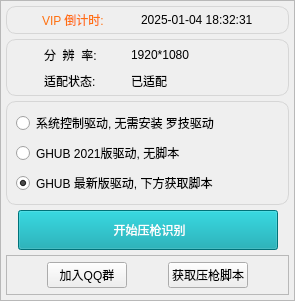
            <widget class="QFrame" name="frame_15">
             <property name="sizePolicy">
              <sizepolicy hsizetype="Preferred" vsizetype="Preferred">
               <horstretch>1</horstretch>
               <verstretch>0</verstretch>
              </sizepolicy>
             </property>
             <property name="frameShape">
              <enum>QFrame::StyledPanel</enum>
             </property>
             <property name="frameShadow">
              <enum>QFrame::Raised</enum>
             </property>
             <layout class="QVBoxLayout" name="verticalLayout_4">
              <property name="spacing">
               <number>5</number>
              </property>
              <property name="leftMargin">
               <number>5</number>
              </property>
              <property name="topMargin">
               <number>5</number>
              </property>
              <property name="rightMargin">
               <number>5</number>
              </property>
              <property name="bottomMargin">
               <number>5</number>
              </property>
              <item>
               <widget class="QFrame" name="frame_3">
                <property name="sizePolicy">
                 <sizepolicy hsizetype="Preferred" vsizetype="Preferred">
                  <horstretch>0</horstretch>
                  <verstretch>1</verstretch>
                 </sizepolicy>
                </property>
                <property name="minimumSize">
                 <size>
                  <width>0</width>
                  <height>25</height>
                 </size>
                </property>
                <property name="styleSheet">
                 <string notr="true">#frame_3{
	border: none;
	border-radius: 10px;
	border: 1px solid rgb(214, 214, 214);
}</string>
                </property>
                <property name="frameShape">
                 <enum>QFrame::StyledPanel</enum>
                </property>
                <property name="frameShadow">
                 <enum>QFrame::Raised</enum>
                </property>
                <layout class="QHBoxLayout" name="horizontalLayout_15">
                 <property name="spacing">
                  <number>0</number>
                 </property>
                 <property name="leftMargin">
                  <number>2</number>
                 </property>
                 <property name="topMargin">
                  <number>2</number>
                 </property>
                 <property name="rightMargin">
                  <number>2</number>
                 </property>
                 <property name="bottomMargin">
                  <number>2</number>
                 </property>
                 <item>
                  <spacer name="horizontalSpacer_16">
                   <property name="orientation">
                    <enum>Qt::Horizontal</enum>
                   </property>
                   <property name="sizeHint" stdset="0">
                    <size>
                     <width>22</width>
                     <height>22</height>
                    </size>
                   </property>
                  </spacer>
                 </item>
                 <item>
                  <widget class="StrongBodyLabel" name="StrongBodyLabel_7">
                   <property name="styleSheet">
                    <string notr="true">FluentLabelBase {
    color: black;
}

HyperlinkLabel {
    color: #009faa;
    border: none;
    background-color: transparent;
    text-align: left;
    padding: 0;
    margin: 0;
}

HyperlinkLabel[underline=true] {
    text-decoration: underline;
}

HyperlinkLabel[underline=false] {
    text-decoration: none;
}

HyperlinkLabel:hover {
    color: #007780;
}

HyperlinkLabel:pressed {
    color: #00a7b3;
}
FluentLabelBase{color:#000000}

#StrongBodyLabel_7{
	color: rgb(255, 112, 16);
}</string>
                   </property>
                   <property name="text">
                    <string>VIP 倒计时: </string>
                   </property>
                  </widget>
                 </item>
                 <item>
                  <spacer name="horizontalSpacer_29">
                   <property name="orientation">
                    <enum>Qt::Horizontal</enum>
                   </property>
                   <property name="sizeHint" stdset="0">
                    <size>
                     <width>23</width>
                     <height>22</height>
                    </size>
                   </property>
                  </spacer>
                 </item>
                 <item>
                  <widget class="StrongBodyLabel" name="StrongBodyLabel_8">
                   <property name="text">
                    <string>2025-01-04 18:32:31</string>
                   </property>
                  </widget>
                 </item>
                 <item>
                  <spacer name="horizontalSpacer_28">
                   <property name="orientation">
                    <enum>Qt::Horizontal</enum>
                   </property>
                   <property name="sizeHint" stdset="0">
                    <size>
                     <width>22</width>
                     <height>22</height>
                    </size>
                   </property>
                  </spacer>
                 </item>
                </layout>
               </widget>
              </item>
              <item>
               <widget class="QFrame" name="frame">
                <property name="sizePolicy">
                 <sizepolicy hsizetype="Preferred" vsizetype="Preferred">
                  <horstretch>0</horstretch>
                  <verstretch>2</verstretch>
                 </sizepolicy>
                </property>
                <property name="minimumSize">
                 <size>
                  <width>0</width>
                  <height>0</height>
                 </size>
                </property>
                <property name="maximumSize">
                 <size>
                  <width>16777215</width>
                  <height>1666777</height>
                 </size>
                </property>
                <property name="styleSheet">
                 <string notr="true">#frame{
	border: none;
	border-radius: 10px;
	border: 1px solid rgb(214, 214, 214);
}</string>
                </property>
                <property name="frameShape">
                 <enum>QFrame::NoFrame</enum>
                </property>
                <layout class="QVBoxLayout" name="verticalLayout_11">
                 <property name="spacing">
                  <number>1</number>
                 </property>
                 <property name="leftMargin">
                  <number>2</number>
                 </property>
                 <property name="topMargin">
                  <number>2</number>
                 </property>
                 <property name="rightMargin">
                  <number>2</number>
                 </property>
                 <property name="bottomMargin">
                  <number>2</number>
                 </property>
                 <item>
                  <widget class="QFrame" name="frame_8">
                   <property name="sizePolicy">
                    <sizepolicy hsizetype="Expanding" vsizetype="Preferred">
                     <horstretch>0</horstretch>
                     <verstretch>1</verstretch>
                    </sizepolicy>
                   </property>
                   <property name="minimumSize">
                    <size>
                     <width>0</width>
                     <height>25</height>
                    </size>
                   </property>
                   <property name="maximumSize">
                    <size>
                     <width>16777215</width>
                     <height>32</height>
                    </size>
                   </property>
                   <property name="styleSheet">
                    <string notr="true">#frame_8{
	border: nome;
	
}</string>
                   </property>
                   <property name="frameShape">
                    <enum>QFrame::NoFrame</enum>
                   </property>
                   <layout class="QHBoxLayout" name="horizontalLayout_2">
                    <property name="spacing">
                     <number>0</number>
                    </property>
                    <property name="leftMargin">
                     <number>0</number>
                    </property>
                    <property name="topMargin">
                     <number>0</number>
                    </property>
                    <property name="rightMargin">
                     <number>0</number>
                    </property>
                    <property name="bottomMargin">
                     <number>0</number>
                    </property>
                    <item>
                     <spacer name="horizontalSpacer_9">
                      <property name="orientation">
                       <enum>Qt::Horizontal</enum>
                      </property>
                      <property name="sizeHint" stdset="0">
                       <size>
                        <width>1</width>
                        <height>20</height>
                       </size>
                      </property>
                     </spacer>
                    </item>
                    <item>
                     <widget class="StrongBodyLabel" name="StrongBodyLabel">
                      <property name="text">
                       <string>分  辨  率:</string>
                      </property>
                     </widget>
                    </item>
                    <item>
                     <spacer name="horizontalSpacer_7">
                      <property name="orientation">
                       <enum>Qt::Horizontal</enum>
                      </property>
                      <property name="sizeHint" stdset="0">
                       <size>
                        <width>1</width>
                        <height>20</height>
                       </size>
                      </property>
                     </spacer>
                    </item>
                    <item>
                     <widget class="StrongBodyLabel" name="StrongBodyLabel_2">
                      <property name="minimumSize">
                       <size>
                        <width>120</width>
                        <height>0</height>
                       </size>
                      </property>
                      <property name="text">
                       <string>1920*1080</string>
                      </property>
                     </widget>
                    </item>
                    <item>
                     <spacer name="horizontalSpacer_38">
                      <property name="orientation">
                       <enum>Qt::Horizontal</enum>
                      </property>
                      <property name="sizeHint" stdset="0">
                       <size>
                        <width>1</width>
                        <height>20</height>
                       </size>
                      </property>
                     </spacer>
                    </item>
                   </layout>
                  </widget>
                 </item>
                 <item>
                  <widget class="QFrame" name="frame_31">
                   <property name="sizePolicy">
                    <sizepolicy hsizetype="Expanding" vsizetype="Preferred">
                     <horstretch>0</horstretch>
                     <verstretch>1</verstretch>
                    </sizepolicy>
                   </property>
                   <property name="minimumSize">
                    <size>
                     <width>0</width>
                     <height>25</height>
                    </size>
                   </property>
                   <property name="maximumSize">
                    <size>
                     <width>16777215</width>
                     <height>32</height>
                    </size>
                   </property>
                   <property name="styleSheet">
                    <string notr="true">#frame_8{
	border: nome;
	
}</string>
                   </property>
                   <property name="frameShape">
                    <enum>QFrame::NoFrame</enum>
                   </property>
                   <layout class="QHBoxLayout" name="horizontalLayout_3">
                    <property name="spacing">
                     <number>0</number>
                    </property>
                    <property name="leftMargin">
                     <number>0</number>
                    </property>
                    <property name="topMargin">
                     <number>0</number>
                    </property>
                    <property name="rightMargin">
                     <number>0</number>
                    </property>
                    <property name="bottomMargin">
                     <number>0</number>
                    </property>
                    <item>
                     <spacer name="horizontalSpacer_10">
                      <property name="orientation">
                       <enum>Qt::Horizontal</enum>
                      </property>
                      <property name="sizeHint" stdset="0">
                       <size>
                        <width>1</width>
                        <height>20</height>
                       </size>
                      </property>
                     </spacer>
                    </item>
                    <item>
                     <widget class="StrongBodyLabel" name="StrongBodyLabel_5">
                      <property name="text">
                       <string>适配状态:</string>
                      </property>
                     </widget>
                    </item>
                    <item>
                     <spacer name="horizontalSpacer_12">
                      <property name="orientation">
                       <enum>Qt::Horizontal</enum>
                      </property>
                      <property name="sizeHint" stdset="0">
                       <size>
                        <width>1</width>
                        <height>20</height>
                       </size>
                      </property>
                     </spacer>
                    </item>
                    <item>
                     <widget class="StrongBodyLabel" name="StrongBodyLabel_6">
                      <property name="minimumSize">
                       <size>
                        <width>120</width>
                        <height>0</height>
                       </size>
                      </property>
                      <property name="text">
                       <string>已适配</string>
                      </property>
                     </widget>
                    </item>
                    <item>
                     <spacer name="horizontalSpacer_63">
                      <property name="orientation">
                       <enum>Qt::Horizontal</enum>
                      </property>
                      <property name="sizeHint" stdset="0">
                       <size>
                        <width>1</width>
                        <height>20</height>
                       </size>
                      </property>
                     </spacer>
                    </item>
                   </layout>
                  </widget>
                 </item>
                </layout>
               </widget>
              </item>
              <item>
               <widget class="QFrame" name="frame_5">
                <property name="sizePolicy">
                 <sizepolicy hsizetype="Preferred" vsizetype="Preferred">
                  <horstretch>0</horstretch>
                  <verstretch>3</verstretch>
                 </sizepolicy>
                </property>
                <property name="minimumSize">
                 <size>
                  <width>0</width>
                  <height>0</height>
                 </size>
                </property>
                <property name="maximumSize">
                 <size>
                  <width>16777215</width>
                  <height>16777215</height>
                 </size>
                </property>
                <property name="styleSheet">
                 <string notr="true">#frame_5{
	border: 1px solid rgb(214, 214, 214);
	border-radius: 10px;
}</string>
                </property>
                <property name="frameShape">
                 <enum>QFrame::NoFrame</enum>
                </property>
                <layout class="QVBoxLayout" name="verticalLayout_2">
                 <item>
                  <widget class="RadioButton" name="RadioButton_2">
                   <property name="text">
                    <string>系统控制驱动, 无需安装 罗技驱动</string>
                   </property>
                   <property name="checked">
                    <bool>false</bool>
                   </property>
                  </widget>
                 </item>
                 <item>
                  <widget class="RadioButton" name="RadioButton_4">
                   <property name="text">
                    <string>GHUB 2021版驱动, 无脚本</string>
                   </property>
                   <property name="checked">
                    <bool>false</bool>
                   </property>
                  </widget>
                 </item>
                 <item>
                  <widget class="RadioButton" name="RadioButton_19">
                   <property name="text">
                    <string>GHUB 最新版驱动, 下方获取脚本</string>
                   </property>
                   <property name="checked">
                    <bool>true</bool>
                   </property>
                  </widget>
                 </item>
                </layout>
               </widget>
              </item>
              <item>
               <widget class="QFrame" name="frame_20">
                <property name="sizePolicy">
                 <sizepolicy hsizetype="Preferred" vsizetype="Preferred">
                  <horstretch>0</horstretch>
                  <verstretch>1</verstretch>
                 </sizepolicy>
                </property>
                <property name="maximumSize">
                 <size>
                  <width>16777215</width>
                  <height>55</height>
                 </size>
                </property>
                <property name="styleSheet">
                 <string notr="true">#frame_20{
	border: none;
}</string>
                </property>
                <property name="frameShape">
                 <enum>QFrame::NoFrame</enum>
                </property>
                <layout class="QHBoxLayout" name="horizontalLayout_9">
                 <property name="spacing">
                  <number>0</number>
                 </property>
                 <property name="leftMargin">
                  <number>0</number>
                 </property>
                 <property name="topMargin">
                  <number>0</number>
                 </property>
                 <property name="rightMargin">
                  <number>0</number>
                 </property>
                 <property name="bottomMargin">
                  <number>0</number>
                 </property>
                 <item>
                  <spacer name="horizontalSpacer">
                   <property name="orientation">
                    <enum>Qt::Horizontal</enum>
                   </property>
                   <property name="sizeHint" stdset="0">
                    <size>
                     <width>1</width>
                     <height>20</height>
                    </size>
                   </property>
                  </spacer>
                 </item>
                 <item>
                  <widget class="PushButton" name="PushButton">
                   <property name="minimumSize">
                    <size>
                     <width>260</width>
                     <height>40</height>
                    </size>
                   </property>
                   <property name="maximumSize">
                    <size>
                     <width>260</width>
                     <height>16777215</height>
                    </size>
                   </property>
                   <property name="styleSheet">
                    <string notr="true">#PushButton{	
	font:700 16pt &quot;黑体&quot;;
	color: rgb(255, 255, 255);
	background: rgb(0, 159, 170);
}
#PushButton:hover{	
	font:700 16pt &quot;黑体&quot;;
	color: rgb(255, 255, 255);
	background: qlineargradient(spread:pad, x1:0, y1:0, x2:1, y2:0, stop:0 rgb(255, 75, 15), stop:1 rgb(38, 255, 208));
}

PushButton, ToolButton, ToggleButton, ToggleToolButton {
    color: black;
    background: rgba(255, 255, 255, 0.7);
    border: 1px solid rgba(0, 0, 0, 0.073);
    border-bottom: 1px solid rgba(0, 0, 0, 0.183);
    border-radius: 5px;
    /* font: 14px 'Segoe UI', 'Microsoft YaHei'; */
    padding: 5px 12px 6px 12px;
    outline: none;
}

ToolButton {
    padding: 5px 9px 6px 8px;
}

PushButton[isPlaceholderText=true] {
    color: rgba(0, 0, 0, 0.6063);
}

PushButton[hasIcon=false] {
    padding: 5px 12px 6px 12px;
}

PushButton[hasIcon=true] {
    padding: 5px 12px 6px 36px;
}

DropDownToolButton, PrimaryDropDownToolButton {
    padding: 5px 31px 6px 8px;
}

DropDownPushButton[hasIcon=false],
PrimaryDropDownPushButton[hasIcon=false] {
    padding: 5px 31px 6px 12px;
}

DropDownPushButton[hasIcon=true],
PrimaryDropDownPushButton[hasIcon=true] {
    padding: 5px 31px 6px 36px;
}

PushButton:hover, ToolButton:hover, ToggleButton:hover, ToggleToolButton:hover {
    background: rgba(249, 249, 249, 0.5);
}

PushButton:pressed, ToolButton:pressed, ToggleButton:pressed, ToggleToolButton:pressed {
    color: rgba(0, 0, 0, 0.63);
    background: rgba(249, 249, 249, 0.3);
    border-bottom: 1px solid rgba(0, 0, 0, 0.073);
}

PushButton:disabled, ToolButton:disabled, ToggleButton:disabled, ToggleToolButton:disabled {
    color: rgba(0, 0, 0, 0.36);
    background: rgba(249, 249, 249, 0.3);
    border: 1px solid rgba(0, 0, 0, 0.06);
    border-bottom: 1px solid rgba(0, 0, 0, 0.06);
}


PrimaryPushButton,
PrimaryToolButton,
ToggleButton:checked,
ToggleToolButton:checked {
    color: white;
    background-color: #009faa;
    border: 1px solid #00a7b3;
    border-bottom: 1px solid #007780;
}

PrimaryPushButton:hover,
PrimaryToolButton:hover,
ToggleButton:checked:hover,
ToggleToolButton:checked:hover {
    background-color: #00a7b3;
    border: 1px solid #2daab3;
    border-bottom: 1px solid #007780;
}

PrimaryPushButton:pressed,
PrimaryToolButton:pressed,
ToggleButton:checked:pressed,
ToggleToolButton:checked:pressed {
    color: rgba(255, 255, 255, 0.63);
    background-color: #3eabb3;
    border: 1px solid #3eabb3;
}

PrimaryPushButton:disabled,
PrimaryToolButton:disabled,
ToggleButton:checked:disabled,
ToggleToolButton:checked:disabled {
    color: rgba(255, 255, 255, 0.9);
    background-color: rgb(205, 205, 205);
    border: 1px solid rgb(205, 205, 205);
}

SplitDropButton,
PrimarySplitDropButton {
    border-left: none;
    border-top-left-radius: 0;
    border-bottom-left-radius: 0;
}

#splitPushButton,
#splitToolButton,
#primarySplitPushButton,
#primarySplitToolButton {
    border-top-right-radius: 0;
    border-bottom-right-radius: 0;
}

#splitPushButton:pressed,
#splitToolButton:pressed,
SplitDropButton:pressed {
    border-bottom: 1px solid rgba(0, 0, 0, 0.183);
}

PrimarySplitDropButton:pressed {
    border-bottom: 1px solid #007780;
}

#primarySplitPushButton, #primarySplitToolButton {
    border-right: 1px solid #3eabb3;
}

#primarySplitPushButton:pressed, #primarySplitToolButton:pressed {
    border-bottom: 1px solid #007780;
}

HyperlinkButton {
    /* font: 14px 'Segoe UI', 'Microsoft YaHei'; */
    padding: 6px 12px 6px 12px;
    color: #009faa;
    border: none;
    border-radius: 6px;
    background-color: transparent;
}

HyperlinkButton[hasIcon=false] {
    padding: 6px 12px 6px 12px;
}

HyperlinkButton[hasIcon=true] {
    padding: 6px 12px 6px 36px;
}

HyperlinkButton:hover {
    color: #009faa;
    background-color: rgba(0, 0, 0, 10);
    border: none;
}

HyperlinkButton:pressed {
    color: #009faa;
    background-color: rgba(0, 0, 0, 6);
    border: none;
}

HyperlinkButton:disabled {
    color: rgba(0, 0, 0, 0.43);
    background-color: transparent;
    border: none;
}


RadioButton {
    min-height: 24px;
    max-height: 24px;
    background-color: transparent;
    font: 14px 'Segoe UI', 'Microsoft YaHei', 'PingFang SC';
    color: black;
}

RadioButton::indicator {
    width: 18px;
    height: 18px;
    border-radius: 11px;
    border: 2px solid #999999;
    background-color: rgba(0, 0, 0, 5);
    margin-right: 4px;
}

RadioButton::indicator:hover {
    background-color: rgba(0, 0, 0, 0);
}

RadioButton::indicator:pressed {
    border: 2px solid #bbbbbb;
    background-color: qradialgradient(spread:pad, cx:0.5, cy:0.5, radius:0.5, fx:0.5, fy:0.5,
            stop:0 rgb(255, 255, 255),
            stop:0.5 rgb(255, 255, 255),
            stop:0.6 rgb(225, 224, 223),
            stop:1 rgb(225, 224, 223));
}

RadioButton::indicator:checked {
    height: 22px;
    width: 22px;
    border: none;
    border-radius: 11px;
    background-color: qradialgradient(spread:pad, cx:0.5, cy:0.5, radius:0.5, fx:0.5, fy:0.5,
            stop:0 rgb(255, 255, 255),
            stop:0.5 rgb(255, 255, 255),
            stop:0.6 #009faa,
            stop:1 #009faa);
}

RadioButton::indicator:checked:hover {
    background-color: qradialgradient(spread:pad, cx:0.5, cy:0.5, radius:0.5, fx:0.5, fy:0.5,
            stop:0 rgb(255, 255, 255),
            stop:0.6 rgb(255, 255, 255),
            stop:0.7 #009faa,
            stop:1 #009faa);
}

RadioButton::indicator:checked:pressed {
    background-color: qradialgradient(spread:pad, cx:0.5, cy:0.5, radius:0.5, fx:0.5, fy:0.5,
            stop:0 rgb(255, 255, 255),
            stop:0.5 rgb(255, 255, 255),
            stop:0.6 #009faa,
            stop:1 #009faa);
}

RadioButton:disabled {
    color: rgba(0, 0, 0, 110);
}

RadioButton::indicator:disabled {
    border: 2px solid #bbbbbb;
    background-color: transparent;
}

RadioButton::indicator:disabled:checked {
    border: none;
    background-color: qradialgradient(spread:pad, cx:0.5, cy:0.5, radius:0.5, fx:0.5, fy:0.5,
            stop:0 rgb(255, 255, 255),
            stop:0.5 rgb(255, 255, 255),
            stop:0.6 rgba(0, 0, 0, 0.2169),
            stop:1 rgba(0, 0, 0, 0.2169));
}

TransparentToolButton,
TransparentToggleToolButton,
TransparentDropDownToolButton,
TransparentPushButton,
TransparentDropDownPushButton,
TransparentTogglePushButton {
    background-color: transparent;
    border: none;
    border-radius: 5px;
    margin: 0;
}

TransparentToolButton:hover,
TransparentToggleToolButton:hover,
TransparentDropDownToolButton:hover,
TransparentPushButton:hover,
TransparentDropDownPushButton:hover,
TransparentTogglePushButton:hover {
    background-color: rgba(0, 0, 0, 9);
    border: none;
}

TransparentToolButton:pressed,
TransparentToggleToolButton:pressed,
TransparentDropDownToolButton:pressed,
TransparentPushButton:pressed,
TransparentDropDownPushButton:pressed,
TransparentTogglePushButton:pressed {
    background-color: rgba(0, 0, 0, 6);
    border: none;
}

TransparentToolButton:disabled,
TransparentToggleToolButton:disabled,
TransparentDropDownToolButton:disabled,
TransprentPushButton:disabled,
TransparentDropDownPushButton:disabled,
TransprentTogglePushButton:disabled {
    background-color: transparent;
    border: none;
}


PillPushButton,
PillPushButton:hover,
PillPushButton:pressed,
PillPushButton:disabled,
PillPushButton:checked,
PillPushButton:checked:hover,
PillPushButton:checked:pressed,
PillPushButton:disabled:checked,
PillToolButton,
PillToolButton:hover,
PillToolButton:pressed,
PillToolButton:disabled,
PillToolButton:checked,
PillToolButton:checked:hover,
PillToolButton:checked:pressed,
PillToolButton:disabled:checked {
    background-color: transparent;
    border: none;
}
</string>
                   </property>
                   <property name="text">
                    <string> 开始压枪识别</string>
                   </property>
                   <property name="icon">
                    <iconset resource="../../resource.qrc">
                     <normaloff>:/icon/app/resource/icon/start.png</normaloff>:/icon/app/resource/icon/start.png</iconset>
                   </property>
                   <property name="iconSize">
                    <size>
                     <width>24</width>
                     <height>24</height>
                    </size>
                   </property>
                  </widget>
                 </item>
                 <item>
                  <spacer name="horizontalSpacer_2">
                   <property name="orientation">
                    <enum>Qt::Horizontal</enum>
                   </property>
                   <property name="sizeHint" stdset="0">
                    <size>
                     <width>1</width>
                     <height>20</height>
                    </size>
                   </property>
                  </spacer>
                 </item>
                </layout>
               </widget>
              </item>
              <item>
               <widget class="QFrame" name="frame_25">
                <property name="sizePolicy">
                 <sizepolicy hsizetype="Preferred" vsizetype="Preferred">
                  <horstretch>0</horstretch>
                  <verstretch>1</verstretch>
                 </sizepolicy>
                </property>
                <property name="minimumSize">
                 <size>
                  <width>0</width>
                  <height>40</height>
                 </size>
                </property>
                <property name="maximumSize">
                 <size>
                  <width>16777215</width>
                  <height>40</height>
                 </size>
                </property>
                <property name="frameShape">
                 <enum>QFrame::StyledPanel</enum>
                </property>
                <property name="frameShadow">
                 <enum>QFrame::Raised</enum>
                </property>
                <layout class="QHBoxLayout" name="horizontalLayout_12">
                 <property name="spacing">
                  <number>1</number>
                 </property>
                 <property name="leftMargin">
                  <number>0</number>
                 </property>
                 <property name="topMargin">
                  <number>0</number>
                 </property>
                 <property name="rightMargin">
                  <number>0</number>
                 </property>
                 <property name="bottomMargin">
                  <number>0</number>
                 </property>
                 <item>
                  <spacer name="horizontalSpacer_25">
                   <property name="orientation">
                    <enum>Qt::Horizontal</enum>
                   </property>
                   <property name="sizeHint" stdset="0">
                    <size>
                     <width>40</width>
                     <height>20</height>
                    </size>
                   </property>
                  </spacer>
                 </item>
                 <item>
                  <widget class="PushButton" name="PushButton_7">
                   <property name="text">
                    <string>加入QQ群</string>
                   </property>
                   <property name="icon">
                    <iconset resource="../../resource.qrc">
                     <normaloff>:/icon/app/resource/icon/qq.png</normaloff>:/icon/app/resource/icon/qq.png</iconset>
                   </property>
                  </widget>
                 </item>
                 <item>
                  <spacer name="horizontalSpacer_26">
                   <property name="orientation">
                    <enum>Qt::Horizontal</enum>
                   </property>
                   <property name="sizeHint" stdset="0">
                    <size>
                     <width>40</width>
                     <height>20</height>
                    </size>
                   </property>
                  </spacer>
                 </item>
                 <item>
                  <widget class="PushButton" name="PushButton_8">
                   <property name="text">
                    <string>获取压枪脚本</string>
                   </property>
                   <property name="icon">
                    <iconset resource="../../resource.qrc">
                     <normaloff>:/icon/app/resource/icon/floating.png</normaloff>:/icon/app/resource/icon/floating.png</iconset>
                   </property>
                  </widget>
                 </item>
                 <item>
                  <spacer name="horizontalSpacer_27">
                   <property name="orientation">
                    <enum>Qt::Horizontal</enum>
                   </property>
                   <property name="sizeHint" stdset="0">
                    <size>
                     <width>40</width>
                     <height>20</height>
                    </size>
                   </property>
                  </spacer>
                 </item>
                </layout>
               </widget>
              </item>
             </layout>
            </widget>
